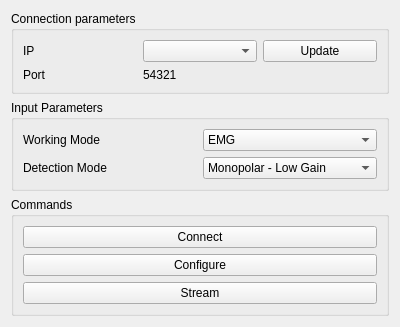
<?xml version="1.0" encoding="UTF-8"?>
<ui version="4.0">
 <class>MuoviPlusForm</class>
 <widget class="QWidget" name="MuoviPlusForm">
  <property name="geometry">
   <rect>
    <x>0</x>
    <y>0</y>
    <width>400</width>
    <height>324</height>
   </rect>
  </property>
  <property name="windowTitle">
   <string>MuoviPlusForm</string>
  </property>
  <layout class="QGridLayout" name="gridLayout">
   <item row="4" column="0">
    <spacer name="verticalSpacer">
     <property name="orientation">
      <enum>Qt::Vertical</enum>
     </property>
     <property name="sizeHint" stdset="0">
      <size>
       <width>20</width>
       <height>86</height>
      </size>
     </property>
    </spacer>
   </item>
   <item row="0" column="0" colspan="2">
    <widget class="QGroupBox" name="connectionGroupBox">
     <property name="title">
      <string>Connection parameters</string>
     </property>
     <layout class="QGridLayout" name="gridLayout_7">
      <item row="1" column="1">
       <widget class="QLabel" name="connectionPortLabel">
        <property name="text">
         <string>54321</string>
        </property>
       </widget>
      </item>
      <item row="1" column="0">
       <widget class="QLabel" name="label_7">
        <property name="text">
         <string>Port</string>
        </property>
       </widget>
      </item>
      <item row="0" column="0">
       <widget class="QLabel" name="label_6">
        <property name="text">
         <string>IP</string>
        </property>
       </widget>
      </item>
      <item row="0" column="2">
       <widget class="QPushButton" name="connectionUpdatePushButton">
        <property name="text">
         <string>Update</string>
        </property>
       </widget>
      </item>
      <item row="0" column="1">
       <widget class="QComboBox" name="connectionIPComboBox"/>
      </item>
     </layout>
    </widget>
   </item>
   <item row="2" column="0" rowspan="2" colspan="2">
    <widget class="QGroupBox" name="commandsGroupBox">
     <property name="title">
      <string>Commands</string>
     </property>
     <layout class="QGridLayout" name="gridLayout_3">
      <item row="0" column="0">
       <widget class="QPushButton" name="commandConnectionPushButton">
        <property name="text">
         <string>Connect</string>
        </property>
       </widget>
      </item>
      <item row="1" column="0">
       <widget class="QPushButton" name="commandConfigurationPushButton">
        <property name="text">
         <string>Configure</string>
        </property>
       </widget>
      </item>
      <item row="2" column="0">
       <widget class="QPushButton" name="commandStreamPushButton">
        <property name="text">
         <string>Stream</string>
        </property>
       </widget>
      </item>
     </layout>
    </widget>
   </item>
   <item row="1" column="0" colspan="2">
    <widget class="QGroupBox" name="inputGroupBox">
     <property name="title">
      <string>Input Parameters</string>
     </property>
     <layout class="QGridLayout" name="gridLayout_4">
      <item row="1" column="1">
       <widget class="QComboBox" name="inputDetectionModeComboBox">
        <property name="currentIndex">
         <number>1</number>
        </property>
        <item>
         <property name="text">
          <string>Monopolar - High Gain</string>
         </property>
        </item>
        <item>
         <property name="text">
          <string>Monopolar - Low Gain</string>
         </property>
        </item>
        <item>
         <property name="text">
          <string>Impedance Check</string>
         </property>
        </item>
        <item>
         <property name="text">
          <string>Test</string>
         </property>
        </item>
       </widget>
      </item>
      <item row="1" column="0">
       <widget class="QLabel" name="label_10">
        <property name="text">
         <string>Detection Mode</string>
        </property>
       </widget>
      </item>
      <item row="0" column="0">
       <widget class="QLabel" name="label">
        <property name="text">
         <string>Working Mode</string>
        </property>
       </widget>
      </item>
      <item row="0" column="1">
       <widget class="QComboBox" name="inputWorkingModeComboBox">
        <property name="currentIndex">
         <number>1</number>
        </property>
        <item>
         <property name="text">
          <string>EEG</string>
         </property>
        </item>
        <item>
         <property name="text">
          <string>EMG</string>
         </property>
        </item>
       </widget>
      </item>
     </layout>
    </widget>
   </item>
  </layout>
 </widget>
 <resources/>
 <connections/>
</ui>
